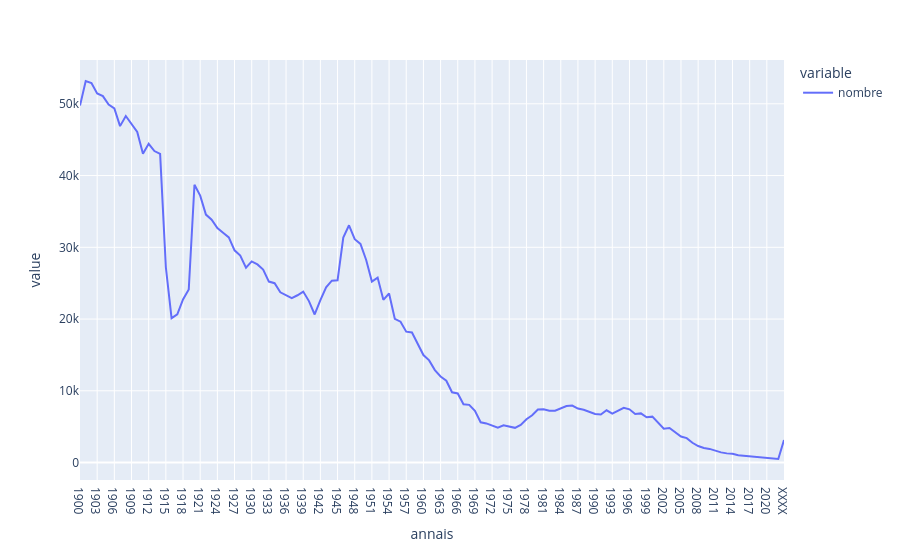

The notebook cell saved with this chart:
### Code cell
df[df["preusuel"] == "MARIE"].groupby("annais")["nombre"].sum().plot()
